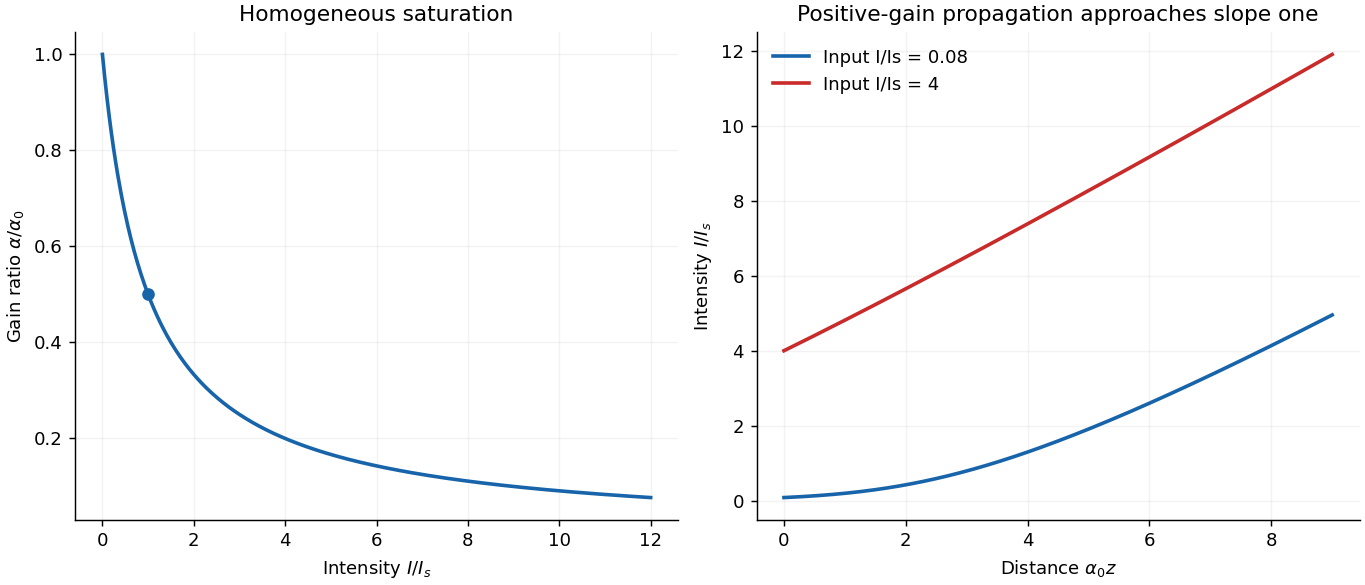

Here is the Python script that generated this plot:
"""Original theoretical illustration; Python3.14, numpy and matplotlib."""
from pathlib import Path
import numpy as np
import matplotlib
matplotlib.use('Agg')
import matplotlib.pyplot as plt
plt.rcParams.update({'font.size':10,'axes.spines.top':False,'axes.spines.right':False})

fig,axs=plt.subplots(1,2,figsize=(10.5,4.5),constrained_layout=True,facecolor='white')
u=np.linspace(0,12,500);axs[0].plot(u,1/(1+u),lw=2,color='#1864ab');axs[0].scatter([1],[.5],color='#1864ab');axs[0].set(xlabel=r'Intensity $I/I_s$',ylabel=r'Gain ratio $\alpha/\alpha_0$',title='Homogeneous saturation');axs[0].grid(alpha=.15)
z=np.linspace(0,9,450)
for u0,col in [(.08,'#1864ab'),(4,'#c92a2a')]:
 lo=np.full_like(z,u0);hi=u0+z
 for _ in range(65):
  mid=(lo+hi)/2;f=np.log(mid/u0)+mid-u0-z;hi=np.where(f>0,mid,hi);lo=np.where(f>0,lo,mid)
 sol=(lo+hi)/2;axs[1].plot(z,sol,lw=2,color=col,label=f'Input I/Is = {u0:g}')
axs[1].set(xlabel=r'Distance $\alpha_0 z$',ylabel=r'Intensity $I/I_s$',title='Positive-gain propagation approaches slope one');axs[1].legend(frameon=False);axs[1].grid(alpha=.15)

fig.savefig(Path.cwd()/Path(__file__).with_suffix('.png').name,dpi=130,facecolor='white',transparent=False)
plt.close(fig)
